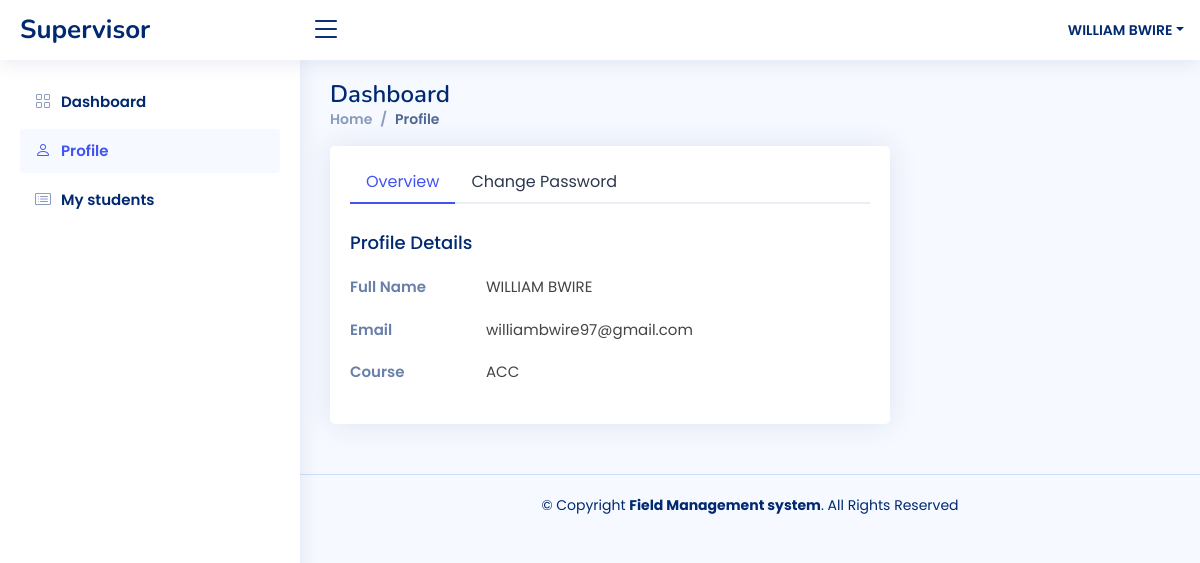
Screenshot of /user/supervisor/home/users-profile.php (signed in) with the database file from the repository.
### tables this page shows
CREATE TABLE `supervisors` (
  `organization` int(100) NOT NULL,
  `supervisor_id` int(100) NOT NULL,
  `supervisor_name` varchar(30) NOT NULL,
  `email` varchar(50) NOT NULL,
  `course` varchar(10) NOT NULL,
  `password` varchar(100) NOT NULL
);

### user/supervisor/home/users-profile.php (the view, shortened to what this page needs)
<?php
include '../config.php';
$supervisorid = $_SESSION['supervisor'];
?>
<!DOCTYPE html>
<html lang="en">
<head>
  <link href="../assets/vendor/bootstrap/css/bootstrap.min.css" rel="stylesheet">
  <link href="../assets/vendor/bootstrap-icons/bootstrap-icons.css" rel="stylesheet">
  <link href="../assets/vendor/boxicons/css/boxicons.min.css" rel="stylesheet">
  <link href="../assets/vendor/quill/quill.snow.css" rel="stylesheet">
  <link href="../assets/vendor/quill/quill.bubble.css" rel="stylesheet">
  <link href="../assets/vendor/remixicon/remixicon.css" rel="stylesheet">
  <link href="../assets/vendor/simple-datatables/style.css" rel="stylesheet">
  <link href="../assets/css/style.css" rel="stylesheet">
  <link href="../assets/css/style-min.css" rel="stylesheet">
</head>
<body>
  <header id="header" class="header fixed-top d-flex align-items-center">
  <?php
    $select = mysqli_query($conn, "SELECT * FROM supervisors where supervisor_id = '$supervisorid'") or die('ERR SS00');
    $fetch = mysqli_fetch_assoc($select);
  ?>
    <div class="d-flex align-items-center justify-content-between">
      <a href="home.html" class="logo d-flex align-items-center">
        <span class="d-none d-lg-block">Supervisor</span>
      </a>
      <i class="bi bi-list toggle-sidebar-btn"></i>
    </div>
    <nav class="header-nav ms-auto">
      <ul class="d-flex align-items-center">
        <li class="nav-item dropdown pe-3">
          <a class="nav-link nav-profile d-flex align-items-center pe-0" href="#" data-bs-toggle="dropdown">
            <span class="d-none d-md-block dropdown-toggle ps-2"><?php echo $fetch['supervisor_name'];?></span>
          </a>
        </li>
      </ul>
    </nav>
  </header>
  <aside id="sidebar" class="sidebar">
    <ul class="sidebar-nav" id="sidebar-nav">
      <li class="nav-item">
        <a class="nav-link collapsed" href="home.php">
          <i class="bi bi-grid"></i>
          <span>Dashboard</span>
        </a>
      </li>
      <li class="nav-item">
        <a class="nav-link " href="users-profile.php">
          <i class="bi bi-person"></i>
          <span>Profile</span>
        </a>
      </li>
      <li class="nav-item">
        <a class="nav-link collapsed" href="mystudents.php">
          <i class="bi bi-card-list"></i>
          <span>My students</span>
        </a>
      </li>
    </ul>
  </aside>
  <main id="main" class="main">
    <div class="pagetitle">
      <h1>Dashboard</h1>
      <nav>
        <ol class="breadcrumb">
          <li class="breadcrumb-item"><a href="home.php">Home</a></li>
          <li class="breadcrumb-item active">Profile</li>
        </ol>
      </nav>
    </div>
    <section class="section profile">
        <div class="col-xl-8">
          <div class="card">
            <div class="card-body pt-3">
              <ul class="nav nav-tabs nav-tabs-bordered">
                <li class="nav-item">
                  <button class="nav-link active" data-bs-toggle="tab" data-bs-target="#profile-overview">Overview</button>
                </li>
                <li class="nav-item">
                  <button class="nav-link" data-bs-toggle="tab" data-bs-target="#profile-change-password">Change Password</button>
                </li>
              </ul>
              <div class="tab-content pt-2">
                <div class="tab-pane fade show active profile-overview" id="profile-overview">
                  <h5 class="card-title">Profile Details</h5>
                  <div class="row">
                    <div class="col-lg-3 col-md-4 label ">Full Name</div>
                    <div class="col-lg-9 col-md-8"><?php echo $fetch['supervisor_name']; ?></div>
                  </div>
                  <div class="row">
                    <div class="col-lg-3 col-md-4 label">Email</div>
                    <div class="col-lg-9 col-md-8"><?php echo $fetch['email']; ?></div>
                  </div>
                  <div class="row">
                    <div class="col-lg-3 col-md-4 label">Course</div>
                    <div class="col-lg-9 col-md-8"><?php echo $fetch['course']; ?></div>
                  </div>
                </div>
              </div>
            </div>
          </div>
        </div>
    </section>
  </main>
  <footer id="footer" class="footer">
    <div class="copyright">
      &copy; Copyright <strong><span>Field Management system</span></strong>. All Rights Reserved
    </div>
  </footer>
</body>
</html>

### user/supervisor/assets/css/style.css (style rules this page uses)
:root { scroll-behavior: smooth; }
body { font-family: "Open Sans", sans-serif; background: #f6f9ff; color: #444444; }
a { color: #4154f1; text-decoration: none; }
h1, h2, h3, h4, h5, h6 { font-family: "Nunito", sans-serif; }
#main { margin-top: 60px; padding: 20px 30px; transition: all 0.3s; }
.pagetitle { margin-bottom: 10px; }
.pagetitle h1 { font-size: 24px; margin-bottom: 0; font-weight: 600; color: #012970; }
.card { margin-bottom: 30px; border: none; border-radius: 5px; box-shadow: 0px 0 30px rgba(1, 41, 112, 0.1); }
.card-title { padding: 20px 0 15px 0; font-size: 18px; font-weight: 500; color: #012970; font-family: "Poppins", sans-serif; }
.card-body { padding: 0 20px 20px 20px; }
.breadcrumb { font-size: 14px; font-family: "Nunito", sans-serif; color: #899bbd; font-weight: 600; }
.breadcrumb a { color: #899bbd; transition: 0.3s; }
.breadcrumb .breadcrumb-item::before { color: #899bbd; }
.breadcrumb .active { color: #51678f; font-weight: 600; }
.nav-tabs-bordered { border-bottom: 2px solid #ebeef4; }
.nav-tabs-bordered .nav-link { margin-bottom: -2px; border: none; color: #2c384e; }
.nav-tabs-bordered .nav-link.active { background-color: #fff; color: #4154f1; border-bottom: 2px solid #4154f1; }
.logo { line-height: 1; }
@media (min-width: 1200px) { .logo { width: 280px; } }
.logo span { font-size: 26px; font-weight: 700; color: #012970; font-family: "Nunito", sans-serif; }
.header { transition: all 0.5s; z-index: 997; height: 60px; box-shadow: 0px 2px 20px rgba(1, 41, 112, 0.1); background-color: #fff; padding-left: 20px; }
.header .toggle-sidebar-btn { font-size: 32px; padding-left: 10px; cursor: pointer; color: #012970; }
.header-nav ul { list-style: none; }
.header-nav>ul { margin: 0; padding: 0; }
.header-nav .nav-profile { color: #012970; }
.header-nav .nav-profile span { font-size: 14px; font-weight: 600; }
.sidebar { position: fixed; top: 60px; left: 0; bottom: 0; width: 300px; z-index: 996; transition: all 0.3s; padding: 20px; overflow-y: auto; scrollbar-width: thin; scrollbar-color: #aab7cf transparent; box-shadow: 0px 0px 20px rgba(1, 41, 112, 0.1); background-color: #fff; }
@media (min-width: 1200px) { #main, #footer { margin-left: 300px; } }
.sidebar-nav { padding: 0; margin: 0; list-style: none; }
.sidebar-nav li { padding: 0; margin: 0; list-style: none; }
.sidebar-nav .nav-item { margin-bottom: 5px; }
.sidebar-nav .nav-link { display: flex; align-items: center; font-size: 15px; font-weight: 600; color: #4154f1; transition: 0.3; background: #f6f9ff; padding: 10px 15px; border-radius: 4px; }
.sidebar-nav .nav-link i { font-size: 16px; margin-right: 10px; color: #4154f1; }
.sidebar-nav .nav-link.collapsed { color: #012970; background: #fff; }
.sidebar-nav .nav-link.collapsed i { color: #899bbd; }
.profile .profile-overview .row { margin-bottom: 20px; font-size: 15px; }
.profile .profile-overview .card-title { color: #012970; }
.profile .profile-overview .label { font-weight: 600; color: rgba(1, 41, 112, 0.6); }
.footer { padding: 20px 0; font-size: 14px; transition: all 0.3s; border-top: 1px solid #cddfff; }
.footer .copyright { text-align: center; color: #012970; }

### user/supervisor/assets/css/style-min.css (style rules this page uses)
:root { --blue:#3498db; --dark-blue:#2980b9; --red:#e74c3c; --dark-red:#c0392b; --black:#333; --white:#fff; --light-bg:#eee; --box-shadow:0 5px 10px rgba(0,0,0,.1); }
* { font-family: 'Poppins', sans-serif; margin:0; padding:0; box-sizing: border-box; outline: none; border: none; text-decoration: none; }

### rows the page displays
supervisors: supervisor_name "WILLIAM BWIRE", email "williambwire97@gmail.com", course "ACC"
